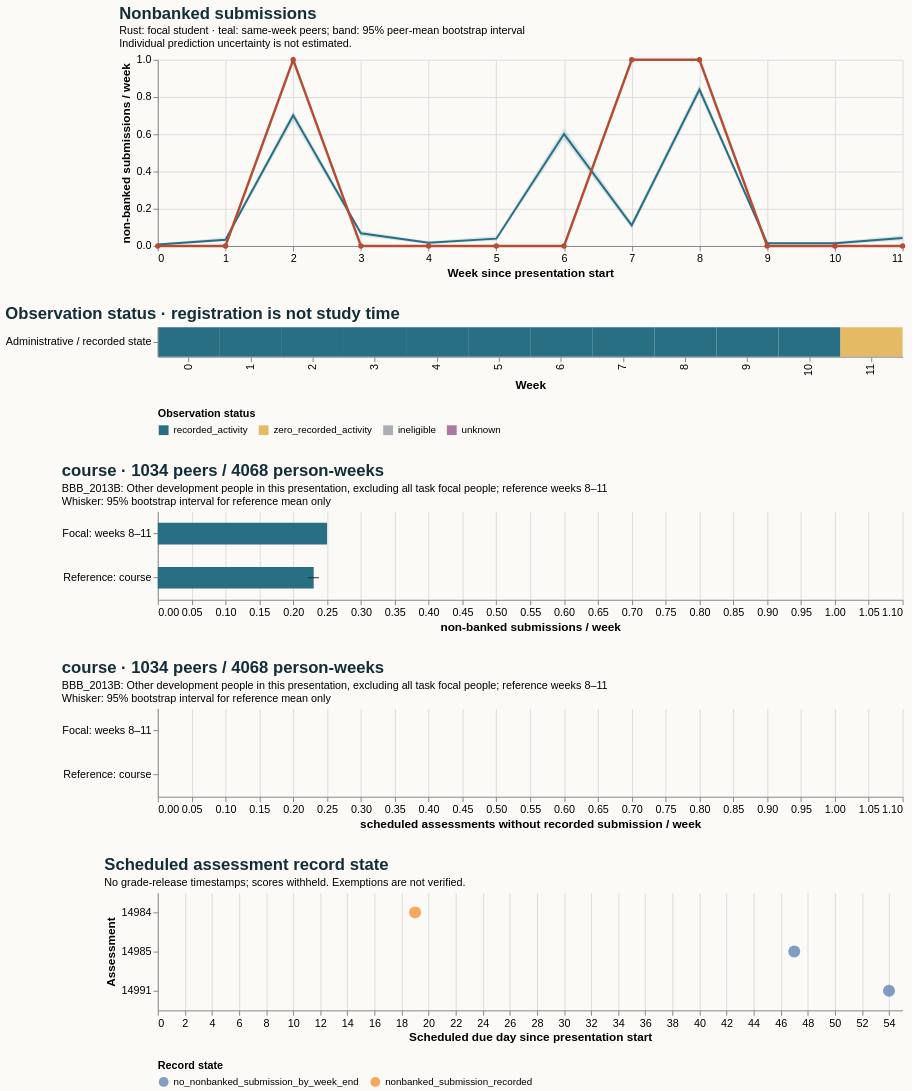

Vega-Lite specification for this chart:
### Vega-Lite specification from a JSON file in a GitHub repository (floating-point values rounded to 4 significant figures)
{"$schema": "https://vega.github.io/schema/vega-lite/v5.20.1.json", "config": {"axis": {"labelFontSize": 11, "titleFontSize": 12}, "background": "#fbfaf7", "font": "sans-serif", "title": {"anchor": "start", "color": "#142e38", "fontSize": 17, "subtitleFontSize": 11}, "view": {"continuousHeight": 300, "continuousWidth": 300, "stroke": null}}, "datasets": {"data-00f20bfa52a0d832d1e59eac9485cdda": [{"hi": null, "lo": null, "series": "Focal: weeks 8–11", "value": 0.25}, {"hi": 0.238, "lo": 0.2218, "series": "Reference: course", "value": 0.2303}], "data-52e1a1720fb91881e6edee55fe9bd172": [{"end_day": 6, "focal_value": 0.0, "peer_ci_high": 0.01312, "peer_ci_low": 0.002625, "peer_mean": 0.007874, "peer_observations": 1143, "peer_people": 1143, "reference": "course", "unit": "non-banked submissions / week", "week": 0}, {"end_day": 13, "focal_value": 0.0, "peer_ci_high": 0.04489, "peer_ci_low": 0.02377, "peer_mean": 0.03345, "peer_observations": 1136, "peer_people": 1136, "reference": "course", "unit": "non-banked submissions / week", "week": 1}, {"end_day": 20, "focal_value": 1.0, "peer_ci_high": 0.7265, "peer_ci_low": 0.6725, "peer_mean": 0.7015, "peer_observations": 1119, "peer_people": 1119, "reference": "course", "unit": "non-banked submissions / week", "week": 2}, {"end_day": 27, "focal_value": 0.0, "peer_ci_high": 0.08094, "peer_ci_low": 0.05396, "peer_mean": 0.06835, "peer_observations": 1112, "peer_people": 1112, "reference": "course", "unit": "non-banked submissions / week", "week": 3}, {"end_day": 34, "focal_value": 0.0, "peer_ci_high": 0.02507, "peer_ci_low": 0.01021, "peer_mean": 0.01764, "peer_observations": 1077, "peer_people": 1077, "reference": "course", "unit": "non-banked submissions / week", "week": 4}, {"end_day": 41, "focal_value": 0.0, "peer_ci_high": 0.05283, "peer_ci_low": 0.02804, "peer_mean": 0.03925, "peer_observations": 1070, "peer_people": 1070, "reference": "course", "unit": "non-banked submissions / week", "week": 5}, {"end_day": 48, "focal_value": 0.0, "peer_ci_high": 0.6311, "peer_ci_low": 0.5712, "peer_mean": 0.6009, "peer_observations": 1060, "peer_people": 1060, "reference": "course", "unit": "non-banked submissions / week", "week": 6}, {"end_day": 55, "focal_value": 1.0, "peer_ci_high": 0.1303, "peer_ci_low": 0.09241, "peer_mean": 0.1111, "peer_observations": 1044, "peer_people": 1044, "reference": "course", "unit": "non-banked submissions / week", "week": 7}, {"end_day": 62, "focal_value": 1.0, "peer_ci_high": 0.8656, "peer_ci_low": 0.8119, "peer_mean": 0.8395, "peer_observations": 1034, "peer_people": 1034, "reference": "course", "unit": "non-banked submissions / week", "week": 8}, {"end_day": 69, "focal_value": 0.0, "peer_ci_high": 0.02163, "peer_ci_low": 0.007866, "peer_mean": 0.01475, "peer_observations": 1017, "peer_people": 1017, "reference": "course", "unit": "non-banked submissions / week", "week": 9}, {"end_day": 76, "focal_value": 0.0, "peer_ci_high": 0.02275, "peer_ci_low": 0.006924, "peer_mean": 0.01484, "peer_observations": 1011, "peer_people": 1011, "reference": "course", "unit": "non-banked submissions / week", "week": 10}, {"end_day": 83, "focal_value": 0.0, "peer_ci_high": 0.05765, "peer_ci_low": 0.0293, "peer_mean": 0.04274, "peer_observations": 1006, "peer_people": 1006, "reference": "course", "unit": "non-banked submissions / week", "week": 11}], "data-770ce5d87c1c8bea199b2664b3a9bcb9": [{"hi": null, "lo": null, "series": "Focal: weeks 8–11", "value": 0.0}, {"hi": 0.0, "lo": 0.0, "series": "Reference: course", "value": 0.0}], "data-bbc27160696c67b673066940cb29f157": [{"as_of_day": 20, "assessment_id": 14984, "course": "BBB_2013B", "due_day": 19, "person_id": 520836, "score_status": "withheld_release_time_unknown", "state": "nonbanked_submission_recorded", "week": 2}, {"as_of_day": 48, "assessment_id": 14985, "course": "BBB_2013B", "due_day": 47, "person_id": 520836, "score_status": "withheld_release_time_unknown", "state": "no_nonbanked_submission_by_week_end", "week": 6}, {"as_of_day": 55, "assessment_id": 14991, "course": "BBB_2013B", "due_day": 54, "person_id": 520836, "score_status": "withheld_release_time_unknown", "state": "no_nonbanked_submission_by_week_end", "week": 7}], "data-fdcf9db9021dd4511dabbb471f7393ed": [{"eligible_days": 7.0, "end_day": 6, "logging_completeness": "unknown", "observation_status": "recorded_activity", "row": "Administrative / recorded state", "score_status": "withheld_release_time_unknown", "start_day": 0, "value": 0.0, "week": 0}, {"eligible_days": 7.0, "end_day": 13, "logging_completeness": "unknown", "observation_status": "recorded_activity", "row": "Administrative / recorded state", "score_status": "withheld_release_time_unknown", "start_day": 7, "value": 0.0, "week": 1}, {"eligible_days": 7.0, "end_day": 20, "logging_completeness": "unknown", "observation_status": "recorded_activity", "row": "Administrative / recorded state", "score_status": "withheld_release_time_unknown", "start_day": 14, "value": 1.0, "week": 2}, {"eligible_days": 7.0, "end_day": 27, "logging_completeness": "unknown", "observation_status": "recorded_activity", "row": "Administrative / recorded state", "score_status": "withheld_release_time_unknown", "start_day": 21, "value": 0.0, "week": 3}, {"eligible_days": 7.0, "end_day": 34, "logging_completeness": "unknown", "observation_status": "recorded_activity", "row": "Administrative / recorded state", "score_status": "withheld_release_time_unknown", "start_day": 28, "value": 0.0, "week": 4}, {"eligible_days": 7.0, "end_day": 41, "logging_completeness": "unknown", "observation_status": "recorded_activity", "row": "Administrative / recorded state", "score_status": "withheld_release_time_unknown", "start_day": 35, "value": 0.0, "week": 5}, {"eligible_days": 7.0, "end_day": 48, "logging_completeness": "unknown", "observation_status": "recorded_activity", "row": "Administrative / recorded state", "score_status": "withheld_release_time_unknown", "start_day": 42, "value": 0.0, "week": 6}, {"eligible_days": 7.0, "end_day": 55, "logging_completeness": "unknown", "observation_status": "recorded_activity", "row": "Administrative / recorded state", "score_status": "withheld_release_time_unknown", "start_day": 49, "value": 1.0, "week": 7}, {"eligible_days": 7.0, "end_day": 62, "logging_completeness": "unknown", "observation_status": "recorded_activity", "row": "Administrative / recorded state", "score_status": "withheld_release_time_unknown", "start_day": 56, "value": 1.0, "week": 8}, {"eligible_days": 7.0, "end_day": 69, "logging_completeness": "unknown", "observation_status": "recorded_activity", "row": "Administrative / recorded state", "score_status": "withheld_release_time_unknown", "start_day": 63, "value": 0.0, "week": 9}, {"eligible_days": 7.0, "end_day": 76, "logging_completeness": "unknown", "observation_status": "recorded_activity", "row": "Administrative / recorded state", "score_status": "withheld_release_time_unknown", "start_day": 70, "value": 0.0, "week": 10}, {"eligible_days": 7.0, "end_day": 83, "logging_completeness": "unknown", "observation_status": "zero_recorded_activity", "row": "Administrative / recorded state", "score_status": "withheld_release_time_unknown", "start_day": 77, "value": 0.0, "week": 11}]}, "resolve": {"scale": {"color": "independent"}}, "spacing": 28, "vconcat": [{"data": {"name": "data-52e1a1720fb91881e6edee55fe9bd172"}, "height": 190, "layer": [{"encoding": {"x": {"axis": {"tickMinStep": 1}, "field": "week", "title": "Week since presentation start", "type": "quantitative"}, "y": {"field": "peer_ci_low", "scale": {"zero": true}, "title": "non-banked submissions / week", "type": "quantitative"}, "y2": {"field": "peer_ci_high"}}, "mark": {"color": "#286f83", "opacity": 0.16, "type": "area"}}, {"encoding": {"tooltip": [{"field": "week", "type": "quantitative"}, {"field": "peer_mean", "type": "quantitative"}, {"field": "peer_people", "type": "quantitative"}, {"field": "peer_observations", "type": "quantitative"}], "x": {"field": "week", "type": "quantitative"}, "y": {"field": "peer_mean", "type": "quantitative"}}, "mark": {"color": "#286f83", "strokeWidth": 2, "type": "line"}}, {"encoding": {"tooltip": [{"field": "week", "type": "quantitative"}, {"field": "focal_value", "type": "quantitative"}], "x": {"field": "week", "type": "quantitative"}, "y": {"field": "focal_value", "type": "quantitative"}}, "mark": {"color": "#b64c35", "point": {"color": "#b64c35"}, "strokeWidth": 2.5, "type": "line"}}], "title": {"subtitle": ["Rust: focal student · teal: same-week peers; band: 95% peer-mean bootstrap interval", "Individual prediction uncertainty is not estimated."], "text": "Nonbanked submissions"}, "width": 760}, {"data": {"name": "data-fdcf9db9021dd4511dabbb471f7393ed"}, "encoding": {"color": {"field": "observation_status", "legend": {"labelLimit": 260, "orient": "bottom"}, "scale": {"domain": ["recorded_activity", "zero_recorded_activity", "ineligible", "unknown"], "range": ["#286f83", "#e4bb64", "#aaaeb3", "#ac78a5"]}, "title": "Observation status", "type": "nominal"}, "tooltip": [{"field": "week", "type": "quantitative"}, {"field": "eligible_days", "type": "quantitative"}, {"field": "observation_status", "type": "nominal"}, {"field": "logging_completeness", "type": "nominal"}], "x": {"field": "week", "title": "Week", "type": "ordinal"}, "y": {"field": "row", "title": null, "type": "nominal"}}, "height": 30, "mark": {"type": "rect"}, "title": "Observation status · registration is not study time", "width": 760}, {"data": {"name": "data-00f20bfa52a0d832d1e59eac9485cdda"}, "height": 90, "layer": [{"encoding": {"x": {"field": "value", "scale": {"domain": [0, 1.05], "zero": true}, "title": "non-banked submissions / week", "type": "quantitative"}, "y": {"field": "series", "sort": null, "title": null, "type": "nominal"}}, "mark": {"color": "#286f83", "size": 22, "type": "bar"}}, {"encoding": {"x": {"field": "lo", "type": "quantitative"}, "x2": {"field": "hi"}, "y": {"field": "series", "sort": null, "title": null, "type": "nominal"}}, "mark": {"color": "#142e38", "type": "rule"}}], "title": {"subtitle": ["BBB_2013B: Other development people in this presentation, excluding all task focal people; reference weeks 8–11", "Whisker: 95% bootstrap interval for reference mean only"], "text": "course · 1034 peers / 4068 person-weeks"}, "width": 760}, {"data": {"name": "data-770ce5d87c1c8bea199b2664b3a9bcb9"}, "height": 90, "layer": [{"encoding": {"x": {"field": "value", "scale": {"domain": [0, 1.05], "zero": true}, "title": "scheduled assessments without recorded submission / week", "type": "quantitative"}, "y": {"field": "series", "sort": null, "title": null, "type": "nominal"}}, "mark": {"color": "#286f83", "size": 22, "type": "bar"}}, {"encoding": {"x": {"field": "lo", "type": "quantitative"}, "x2": {"field": "hi"}, "y": {"field": "series", "sort": null, "title": null, "type": "nominal"}}, "mark": {"color": "#142e38", "type": "rule"}}], "title": {"subtitle": ["BBB_2013B: Other development people in this presentation, excluding all task focal people; reference weeks 8–11", "Whisker: 95% bootstrap interval for reference mean only"], "text": "course · 1034 peers / 4068 person-weeks"}, "width": 760}, {"data": {"name": "data-bbc27160696c67b673066940cb29f157"}, "encoding": {"color": {"field": "state", "legend": {"labelLimit": 400, "orient": "bottom"}, "title": "Record state", "type": "nominal"}, "tooltip": [{"field": "assessment_id", "type": "quantitative"}, {"field": "due_day", "type": "quantitative"}, {"field": "as_of_day", "type": "quantitative"}, {"field": "state", "type": "nominal"}, {"field": "score_status", "type": "nominal"}], "x": {"field": "due_day", "title": "Scheduled due day since presentation start", "type": "quantitative"}, "y": {"field": "assessment_id", "title": "Assessment", "type": "nominal"}}, "height": 120, "mark": {"filled": true, "size": 150, "type": "point"}, "title": {"subtitle": "No grade-release timestamps; scores withheld. Exemptions are not verified.", "text": "Scheduled assessment record state"}, "width": 760}]}
